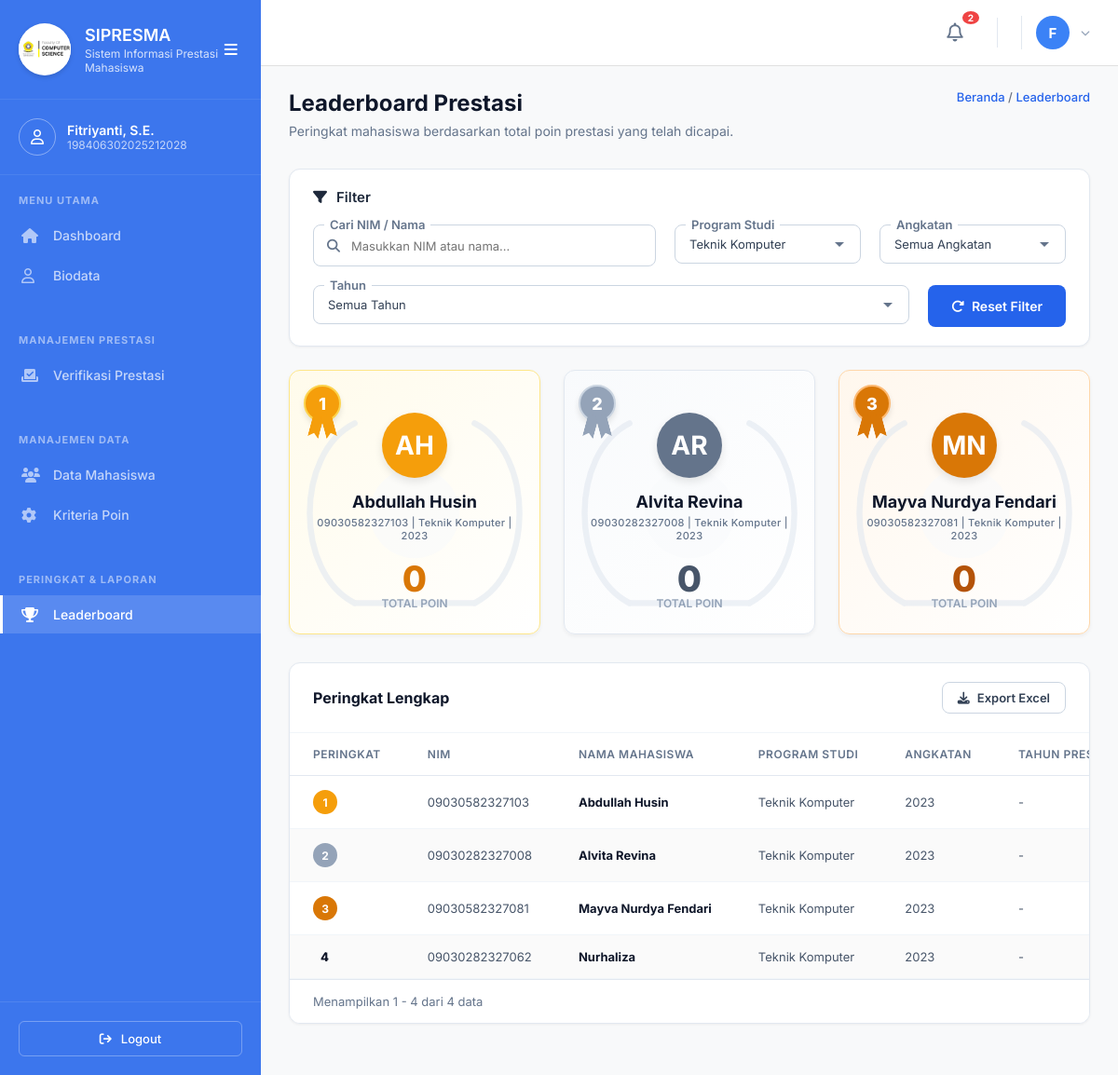
Screenshot of /administrator/Leaderboard.php?prodi=Teknik Komputer (signed in) with the database file from the repository.
### tables this page shows
CREATE TABLE IF NOT EXISTS `mahasiswa` (
  `id` int NOT NULL AUTO_INCREMENT,
  `user_id` int DEFAULT NULL,
  `nim` varchar(20) NOT NULL,
  `nama` varchar(100) NOT NULL,
  `prodi` varchar(100) DEFAULT NULL,
  `kelas` varchar(50) DEFAULT NULL,
  `pembimbing_akademik` varchar(100) DEFAULT NULL,
  `angkatan` varchar(10) NOT NULL,
  `email` varchar(100) DEFAULT NULL,
  `telp` varchar(20) DEFAULT NULL,
  `ipk` decimal(3,2) DEFAULT '0.00',
  `total_poin` int DEFAULT '0',
  `status_akun` varchar(20) DEFAULT 'aktif',
  `created_at` datetime DEFAULT CURRENT_TIMESTAMP,
  PRIMARY KEY (`id`),
  UNIQUE KEY `nim` (`nim`),
  KEY `user_id` (`user_id`),
  CONSTRAINT `mahasiswa_ibfk_1` FOREIGN KEY (`user_id`) REFERENCES `users` (`id`) ON DELETE CASCADE
);

### administrator/Leaderboard.php (the view, shortened to what this page needs)
<?php
require '../koneksi.php';
$filter_prodi = isset($_GET['prodi']) ? $_GET['prodi'] : '';
$filter_angkatan = isset($_GET['angkatan']) ? $_GET['angkatan'] : '';
$filter_tahun = isset($_GET['tahun']) ? $_GET['tahun'] : '';
$search = isset($_GET['search']) ? $_GET['search'] : '';
$base_query = "
SELECT
    m.id,
    m.nim,
    m.nama,
    m.prodi,
    m.angkatan,
    COALESCE(SUM(
        CASE WHEN p.status = 'approved' THEN
            (SELECT pc.poin FROM poin_config pc WHERE (pc.tingkat = p.tingkat OR (p.tingkat = 'Kota/Kabupaten' AND pc.tingkat IN ('Kota','Kabupaten'))) AND pc.juara = p.juara ORDER BY pc.poin DESC LIMIT 1)
        ELSE 0 END
    ), 0) AS total_poin,
    COUNT(CASE WHEN p.status = 'approved' THEN 1 END) AS total_prestasi,
    GROUP_CONCAT(DISTINCT CASE WHEN p.status = 'approved' THEN p.tahun END ORDER BY p.tahun DESC SEPARATOR ', ') AS tahun_prestasi
FROM mahasiswa m
LEFT JOIN prestasi p ON m.id = p.mahasiswa_id
";
$where_clauses = ["1=1"];
if ($filter_prodi !== '') {
    $where_clauses[] = "m.prodi = '" . $conn->real_escape_string($filter_prodi) . "'";
}
$query = $base_query . " WHERE " . implode(" AND ", $where_clauses) . " GROUP BY m.id, m.nim, m.nama, m.prodi, m.angkatan ORDER BY total_poin DESC, m.nama ASC";
$q_leaderboard = $conn->query($query);
$leaderboard_data = [];
$rank = 1;
while($row = $q_leaderboard->fetch_assoc()) {
    $row['rank'] = $rank++;
    $leaderboard_data[] = $row;
}
$prodis = [];
$q_prodi = $conn->query("SELECT DISTINCT prodi FROM mahasiswa WHERE prodi != '' AND prodi IS NOT NULL ORDER BY prodi ASC");
while($row = $q_prodi->fetch_assoc()) { $prodis[] = $row['prodi']; }
$top1 = isset($leaderboard_data[0]) ? $leaderboard_data[0] : null;
$top2 = isset($leaderboard_data[1]) ? $leaderboard_data[1] : null;
$top3 = isset($leaderboard_data[2]) ? $leaderboard_data[2] : null;
function getInitials($name) {
    $words = explode(' ', $name);
    $initials = '';
    foreach ($words as $w) {
        $initials .= strtoupper(substr($w, 0, 1));
        if (strlen($initials) >= 2) break;
    }
    return $initials;
}
?>
<!DOCTYPE html>
<html lang="id">
<head>
    <link rel="stylesheet" href="https://cdnjs.cloudflare.com/ajax/libs/font-awesome/6.4.0/css/all.min.css">
    <link rel="stylesheet" href="Assets/Css/Style.css?v=<?= time() ?>">
</head>
<body class="dashboard-body new-dashboard">
    <aside class="sidebar-new" id="sidebar">
        <div class="sidebar-header-new">
            <div class="sidebar-header-left">
                <div class="logo-icon" style="width:56px; height:56px; display:flex; align-items:center; justify-content:center; flex-shrink:0; border-radius:50%; background:#ffffff; overflow:hidden; box-shadow: 0 2px 5px rgba(0,0,0,0.15);">
                    <img src="Assets/Images/logo_fasilkom.png" alt="Logo Fasilkom" style="width: 100%; height: 100%; object-fit: contain;">
                </div>
                <div class="logo-text">
                    <h2>SIPRESMA</h2>
                    <p>Sistem Informasi Prestasi Mahasiswa</p>
                </div>
            </div>
            <button class="toggle-btn-sidebar btn-toggle-sidebar" id="toggleSidebar" title="Toggle Sidebar">
                <i class="fa-solid fa-bars"></i>
            </button>
        </div>
        <div class="sidebar-profile" style="border-top: 1px solid rgba(255, 255, 255, 0.08);">
            <div class="profile-icon" style="background-color: transparent; border: 1px solid rgba(255,255,255,0.4);">
                <i class="fa-regular fa-user"></i>
            </div>
            <div class="profile-details">
                <div class="profile-name"><?= htmlspecialchars($_SESSION['admin_nama'] ?? 'Admin') ?></div>
                <div class="profile-role"><?= htmlspecialchars($_SESSION['admin_nip'] ?? '-') ?></div>
            </div>
        </div>
        <div class="sidebar-menus-container">
            <div class="sidebar-menu-title">MENU UTAMA</div>
            <ul class="sidebar-menu-new">
                <li class="menu-item-new"><a href="Dashboard.php"><i class="fa-solid fa-house"></i> <span class="menu-text">Dashboard</span></a></li>
                <li class="menu-item-new"><a href="Biodata.php"><i class="fa-regular fa-user"></i> <span class="menu-text">Biodata</span></a></li>
            </ul>
            <div class="sidebar-menu-title mt-custom">MANAJEMEN PRESTASI</div>
            <ul class="sidebar-menu-new">
                <li class="menu-item-new">
                    <a href="VerifikasiPrestasi.php">
                        <i class="fa-solid fa-check-to-slot"></i> <span class="menu-text">Verifikasi Prestasi</span>
                    </a>
                </li>
            </ul>
            <div class="sidebar-menu-title mt-custom">MANAJEMEN DATA</div>
            <ul class="sidebar-menu-new">
                <li class="menu-item-new"><a href="DataMahasiswa.php"><i class="fa-solid fa-users"></i> <span class="menu-text">Data Mahasiswa</span></a></li>
                <li class="menu-item-new"><a href="KriteriaPoin.php"><i class="fa-solid fa-gear"></i> <span class="menu-text">Kriteria Poin</span></a></li>
            </ul>
            <div class="sidebar-menu-title mt-custom">PERINGKAT & LAPORAN</div>
            <ul class="sidebar-menu-new">
                <li class="menu-item-new active"><a href="Leaderboard.php"><i class="fa-solid fa-trophy"></i> <span class="menu-text">Leaderboard</span></a></li>
            </ul>
        </div>
        <div class="sidebar-footer-new">
            <a href="Logout.php" class="logout-btn-new"><i class="fa-solid fa-arrow-right-from-bracket"></i> <span class="menu-text">Logout</span></a>
        </div>
    </aside>
    <main class="main-content-new" id="mainContent">
        <?php include 'Topbar.php'; ?>
        <div class="content-wrapper-new">
            <div class="page-header-new">
                <div class="page-header-flex">
                    <div class="page-title-new">
                        <div class="page-header-text">
                            <h1 style="margin: 0 0 5px 0; font-size: 24px; font-weight: 800; color: #0f172a;">Leaderboard Prestasi</h1>
                            <p style="font-family: 'Inter', sans-serif; font-size: 13px; font-weight: 400; color: #64748b; line-height: 1.5; margin: 0;">Peringkat mahasiswa berdasarkan total poin prestasi yang telah dicapai.</p>
                        </div>
                    </div>
                    <div style="display: flex; flex-direction: column; align-items: flex-end; gap: 15px;">
                        <div class="breadcrumb-top" style="margin-bottom: 0;">
                            <a href="Dashboard.php">Beranda</a> <span>/</span> Leaderboard
                        </div>
                    </div>
                </div>
            </div>
            <form action="Leaderboard.php" method="GET" id="filterForm">
                <div class="filter-card">
                    <div class="filter-header">
                        <i class="fa-solid fa-filter"></i> Filter
                    </div>
                    <div class="filter-controls">
                        <div class="filter-group" style="flex: 2; min-width: 250px;">
                            <label class="filter-label">Cari NIM / Nama</label>
                            <div style="position: relative; display: flex; align-items: center;">
                                <input type="text" class="filter-input" name="search" id="filterSearch" placeholder="Masukkan NIM atau nama..." value="<?= htmlspecialchars($search) ?>">
                                <i class="fa-solid fa-magnifying-glass" style="position: absolute; left: 15px; color: #64748b; font-size: 14px;"></i>
                            </div>
                        </div>
                        <div class="filter-group">
                            <label class="filter-label">Program Studi</label>
                            <select class="filter-select" name="prodi" id="filterProdi" onchange="document.getElementById('filterForm').submit()">
                                <?php foreach($prodis as $p): ?>
                                <option value="<?= htmlspecialchars($p) ?>" <?= $filter_prodi === $p ? 'selected' : '' ?>><?= htmlspecialchars($p) ?></option>
                                <?php endforeach; ?>
                            </select>
                        </div>
                        <div class="filter-group">
                            <label class="filter-label">Angkatan</label>
                            <select class="filter-select" name="angkatan" id="filterAngkatan" onchange="document.getElementById('filterForm').submit()">
                                <option value="">Semua Angkatan</option>
                            </select>
                        </div>
                        <div class="filter-group">
                            <label class="filter-label">Tahun</label>
                            <select class="filter-select" name="tahun" id="filterTahun" onchange="document.getElementById('filterForm').submit()">
                                <option value="">Semua Tahun</option>
                            </select>
                        </div>
                        <a href="Leaderboard.php" class="btn-reset" style="text-decoration: none;">
                            <i class="fa-solid fa-rotate-right"></i> Reset Filter
                        </a>
                    </div>
                </div>
            </form>
            <?php if(count($leaderboard_data) >= 3): ?>
            <div class="top3-grid animate-slide-up d-1">
                <?php if($top1): ?>
                <div class="top-card card-gold">
                    <div class="medal-icon">1</div>
                    <div class="avatar-lg"><?= getInitials($top1['nama']) ?></div>
                    <h3><?= htmlspecialchars($top1['nama']) ?></h3>
                    <div class="student-details"><?= htmlspecialchars($top1['nim']) ?> | <?= htmlspecialchars($top1['prodi']) ?> | <?= htmlspecialchars($top1['angkatan']) ?></div>
                    <div class="points-number"><?= $top1['total_poin'] ?></div>
                    <div class="points-label">Total Poin</div>
                </div>
                <?php endif; ?>
                <?php if($top2): ?>
                <div class="top-card card-silver">
                    <div class="medal-icon">2</div>
                    <div class="avatar-lg"><?= getInitials($top2['nama']) ?></div>
                    <h3><?= htmlspecialchars($top2['nama']) ?></h3>
                    <div class="student-details"><?= htmlspecialchars($top2['nim']) ?> | <?= htmlspecialchars($top2['prodi']) ?> | <?= htmlspecialchars($top2['angkatan']) ?></div>
                    <div class="points-number"><?= $top2['total_poin'] ?></div>
                    <div class="points-label">Total Poin</div>
                </div>
                <?php endif; ?>
                <?php if($top3): ?>
                <div class="top-card card-bronze">
                    <div class="medal-icon">3</div>
                    <div class="avatar-lg"><?= getInitials($top3['nama']) ?></div>
                    <h3><?= htmlspecialchars($top3['nama']) ?></h3>
                    <div class="student-details"><?= htmlspecialchars($top3['nim']) ?> | <?= htmlspecialchars($top3['prodi']) ?> | <?= htmlspecialchars($top3['angkatan']) ?></div>
                    <div class="points-number"><?= $top3['total_poin'] ?></div>
                    <div class="points-label">Total Poin</div>
                </div>
                <?php endif; ?>
            </div>
            <?php endif; ?>
            <div class="table-card animate-slide-up d-2">
                <div class="table-header">
                    <h2>Peringkat Lengkap</h2>
                    <a href="Leaderboard.php?export=excel&prodi=<?= urlencode($filter_prodi) ?>&angkatan=<?= urlencode($filter_angkatan) ?>&tahun=<?= urlencode($filter_tahun) ?>&search=<?= urlencode($search) ?>" class="btn-export">
                        <i class="fa-solid fa-download"></i> Export Excel
                    </a>
                </div>
                <div class="table-responsive">
                    <table class="custom-table" id="leaderboardTable">
                        <thead>
                            <tr>
                                <th>PERINGKAT</th>
                                <th>NIM</th>
                                <th>NAMA MAHASISWA</th>
                                <th>PROGRAM STUDI</th>
                                <th>ANGKATAN</th>
                                <th>TAHUN PRESTASI</th>
                            </tr>
                        </thead>
                        <tbody id="tableBody">
                             <?php
                             $anim_idx = 1;
                             foreach($leaderboard_data as $row):
                                 $rank_val = $row['rank'];
                                 $rank_html = '';
                                 if($rank_val == 1) $rank_html = '<div class="rank-circle rank-1">1</div>';
                                 elseif($rank_val == 2) $rank_html = '<div class="rank-circle rank-2">2</div>';
                                 elseif($rank_val == 3) $rank_html = '<div class="rank-circle rank-3">3</div>';
                                 else $rank_html = '<div class="rank-other">'.$rank_val.'</div>';
                                 $d_class = 'd-item-' . ($anim_idx <= 10 ? $anim_idx : 10);
                             ?>
                             <tr class="table-row item-anim <?= $d_class ?>">
                                 <td><?= $rank_html ?></td>
                                 <td><?= htmlspecialchars($row['nim']) ?></td>
                                 <td class="col-name"><?= htmlspecialchars($row['nama']) ?></td>
                                 <td><?= htmlspecialchars($row['prodi']) ?></td>
                                 <td><?= htmlspecialchars($row['angkatan']) ?></td>
                                 <td><?= htmlspecialchars($row['tahun_prestasi'] ? $row['tahun_prestasi'] : '-') ?></td>
                             </tr>
                             <?php
                                 $anim_idx++;
                             endforeach;
                            ?>
                        </tbody>
                    </table>
                </div>
                <?php if(count($leaderboard_data) > 0): ?>
                <div class="table-footer">
                    <div class="pagination-info" id="paginationInfo">Menampilkan 1 - 10 dari <?= count($leaderboard_data) ?> data</div>
                </div>
                <?php endif; ?>
            </div>
        </div>
    </main>
</body>
</html>

### rows the page displays
mahasiswa: nama "AH", nama "Abdullah Husin", nim "09030582327103", prodi "Teknik Komputer", angkatan "2023", tahun_prestasi "-"
mahasiswa: nama "AR", nama "Alvita Revina", nim "09030282327008", prodi "Teknik Komputer", angkatan "2023", tahun_prestasi "-"
mahasiswa: nama "MN", nama "Mayva Nurdya Fendari", nim "09030582327081", prodi "Teknik Komputer", angkatan "2023", tahun_prestasi "-"
mahasiswa: rank_val "4", nim "09030282327062", nama "Nurhaliza", prodi "Teknik Komputer", angkatan "2023", tahun_prestasi "-"

### other values shown
$_SESSION['admin_nama'] "Fitriyanti, S.E."
$_SESSION['admin_nip'] "198406302025212028"
$total_notif "2"
$top1['total_poin'] "0"
$top2['total_poin'] "0"
$top3['total_poin'] "0"
form field prodi "Teknik Komputer"
